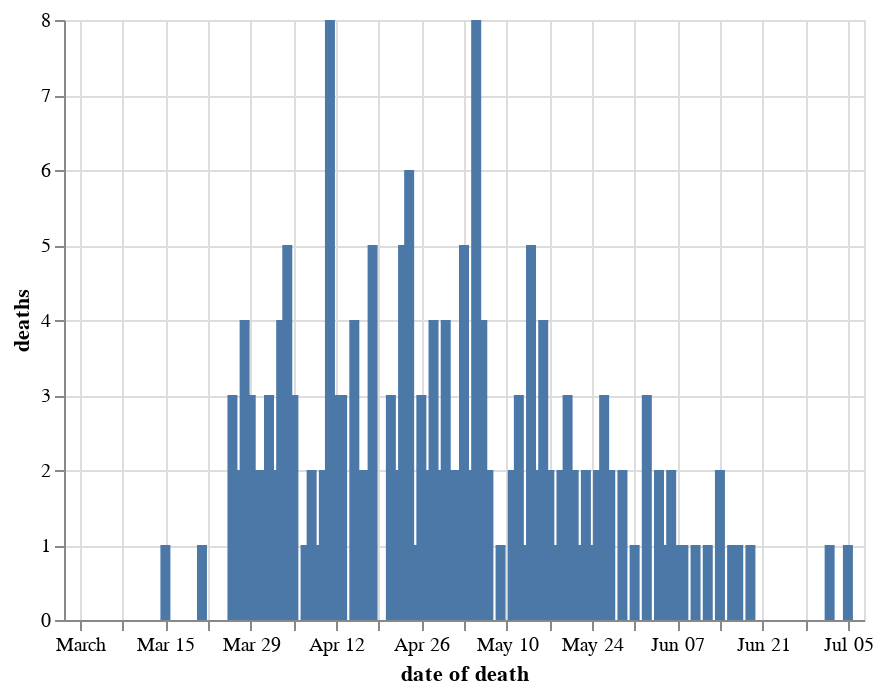

Notebook code cell kept with this figure:
### Markdown cell above
## Deaths on date died Shropshire

### Code cell
chart_dodds = chart_doddbt.copy()
chart_dodds = chart_dodds[chart_dodds.code.isin(trustcodes_shropshirestar)]
chart_dodds = chart_dodds.groupby(['date of death'], as_index=False)['deaths'].sum()
alt.Chart(chart_dodds).mark_bar().encode(
    x='date of death',
    y='deaths'
)

### Figure 1 — Vega-Lite specification as saved in the notebook (floating-point values rounded to 4 significant figures; data arrays with more than 128 entries replaced by an {"elided": "..."} marker saying what was removed)
{"config": {"view": {"continuousWidth": 400, "continuousHeight": 300}}, "data": {"name": "data-d996f392565ede2da55d3a1956b1755d"}, "mark": "bar", "encoding": {"x": {"type": "temporal", "field": "date of death"}, "y": {"type": "quantitative", "field": "deaths"}}, "$schema": "https://vega.github.io/schema/vega-lite/v4.8.1.json", "datasets": {"data-d996f392565ede2da55d3a1956b1755d": {"elided": "129 records"}}}
